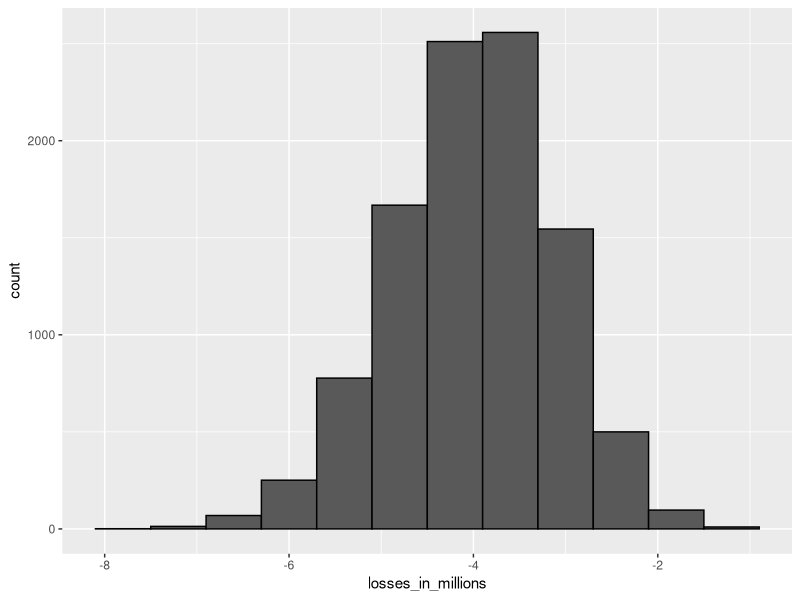

Generate this figure with R:
#!/usr/bin/env Rscript
suppressPackageStartupMessages(library(tidyverse))

set.seed(1)
n <- 1000
loss_per_foreclosure <- -200000
p <- 0.02
defaults <- sample( c(0,1), n, prob=c(1-p, p), replace = TRUE)
sum(defaults * loss_per_foreclosure)

# Interest rate Monte Carlo simulation
B <- 10000
losses <- replicate(B, {
    defaults <- sample( c(0,1), n, prob=c(1-p, p), replace = TRUE) 
    sum(defaults * loss_per_foreclosure)
})

data.frame(losses_in_millions = losses/10^6) %>%
    ggplot(aes(losses_in_millions)) +
    geom_histogram(binwidth = 0.6, col = "black")

# expected value 
n * (p * loss_per_foreclosure + (1-p) * 0)   
# standard error
sqrt(n) * abs(loss_per_foreclosure) * sqrt(p * (1-p)) 

# Calculating interest rates for expected value of 0
# We can calculate the amount  to add to each loan so that the expected value is 0 
# using the equation. 
# Note that this equation is the definition of expected value given a loss per
# foreclosure l  
# with foreclosure probability p  and profit x if there is no foreclosure
# (probability).
# We solve for -l * p / (1-p) and calculate x:
x = - loss_per_foreclosure * p/(1-p)
x
print("On a $180,000 loan, this equals an interest rate of:")
x/180000

# Calculating interest rate for 1% probability of losing money
l <- loss_per_foreclosure
z <- qnorm(0.01)
x <- -l*( n*p - z*sqrt(n*p*(1-p)))/ ( n*(1-p) + z*sqrt(n*p*(1-p)))
print("interest rate:")
x/180000    
print("expected value of the profit per loan")
loss_per_foreclosure * p + x * (1-p)    
print("expected value of the profit over n loans")
n * (loss_per_foreclosure * p + x * (1-p))

B <- 100000
profit <- replicate(B, {
    draws <- sample( c(x, loss_per_foreclosure), n, 
                        prob=c(1-p, p), replace = TRUE) 
    sum(draws)
})
print("expected value of the profit over n loans")
mean(profit)    
print("probability of loss from loans to bank:")
mean(profit<0)   
